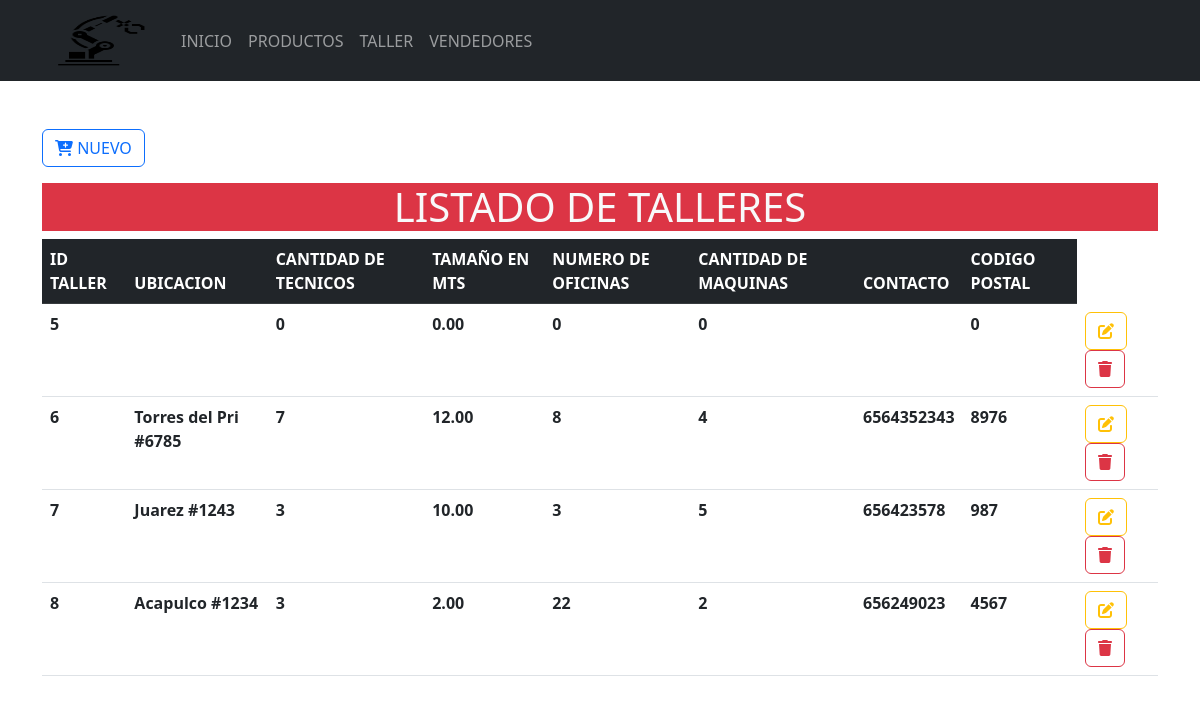
The page /Formularios/taller/index.php on the database its author committed.
### tables this page shows
CREATE TABLE `taller` (
  `id_taller` int(10) NOT NULL,
  `ubicacion` varchar(50) NOT NULL,
  `cant_tecnicos` int(50) NOT NULL,
  `tamano_mts` decimal(10,2) NOT NULL,
  `num_oficinas` int(50) NOT NULL,
  `cant_maquinas` int(50) NOT NULL,
  `contacto` varchar(50) NOT NULL,
  `cod_postal` int(50) NOT NULL
);

### Formularios/taller/index.php (the view, shortened to what this page needs)
<?php
include_once("../../config/conexion.php")
?>
<!doctype html>
<html lang="es">
<head>
    <link rel="stylesheet" href="<?php echo base_url; ?>css/bootstrap.min.css">
<body>
    <header>
        <nav class="navbar navbar-expand-lg bg-dark" data-bs-theme="dark">
            <div class="container">
                <a class="navbar-brand" href="<?php echo base_url; ?>">
                    <img src="<?php echo base_url; ?>img/logo.png" alt="logo" height="55" width="115">
                </a>
                <div class="collapse navbar-collapse" id="mi-menu">
                    <ul class="navbar-nav">
                        <li class="nav-item">
                            <a class="nav-link" href="<?php echo base_url; ?>">INICIO</a>
                        </li>
                        <li class="nav-item">
                            <a class="nav-link" href="<?php echo base_url; ?>Formularios/productos/index.php">PRODUCTOS</a>
                        </li>
                        <li class="nav-item">
                            <a class="nav-link" href="<?php echo base_url; ?>Formularios/taller/index.php">TALLER</a>
                        </li>
                        <li class="nav-item">
                            <a class="nav-link" href="<?php echo base_url; ?>Formularios/vendedores/index.php">VENDEDORES</a>
                        </li>
                    </ul>
                </div>
            </div>
        </nav>
    </header>
    <div class="container-lg mt-5">
        <a href="crear.php" type="button" class="btn btn-outline-primary mb-3">
            <i class="fa-solid fa-cart-plus fa-beat"></i>
            NUEVO
        </a>
        <h1 class="text-center bg-danger text-light ">LISTADO DE TALLERES</h1>
        <div class="table-responsive-sm">
            <table class="table table-hover">
                <thead class="table-dark">
                    <tr>
                        <th scope="col">ID TALLER</th>
                        <th scope="col">UBICACION</th>
                        <th scope="col">CANTIDAD DE TECNICOS</th>
                        <th scope="col">TAMAÑO EN MTS</th>
                        <th scope="col">NUMERO DE OFICINAS</th>
                        <th scope="col">CANTIDAD DE MAQUINAS</th>
                        <th scope="col">CONTACTO</th>
                        <th scope="col">CODIGO POSTAL</th>
                    </tr>
                </thead>
                <tbody>
                    <?php
                    $sql = $conexion->query("SELECT * FROM taller");
                    while ($resultado = $sql->fetch_assoc()) {
                    ?>
                        <tr>
                            <th scope="row"><?php echo $resultado['id_taller'] ?></th>
                            <th scope="row"><?php echo $resultado['ubicacion'] ?></th>
                            <th scope="row"><?php echo $resultado['cant_tecnicos'] ?></th>
                            <th scope="row"><?php echo $resultado['tamano_mts'] ?></th>
                            <th scope="row"><?php echo $resultado['num_oficinas'] ?></th>
                            <th scope="row"><?php echo $resultado['cant_maquinas'] ?></th>
                            <th scope="row"><?php echo $resultado['contacto'] ?></th>
                            <th scope="row"><?php echo $resultado['cod_postal'] ?></th>
                            <th scope="row">
                                <a href="<?php echo base_url; ?>Formularios/taller/actualizar.php?Id=<?php echo $resultado['id_taller'] ?>" class="btn btn-outline-warning">
                                    <i class="fa-solid fa-pen-to-square fa-beat"></i>
                                </a>
                                <a href="<?php echo base_url; ?>CRUDC/eliminarDatos.php?Id=<?php echo $resultado['id_taller'] ?>" class="btn btn-outline-danger">
                                    <i class="fa-solid fa-trash fa-beat"></i>
                                </a>
                            </th>
                        </tr>
                    <?php
                    }
                    ?>
                </tbody>
            </table>
        </div>
    </div>
</body>
</html>

### rows shown on the page
taller: id_taller "5", cant_tecnicos "0", tamano_mts "0.00", num_oficinas "0", cant_maquinas "0", cod_postal "0"
taller: id_taller "6", ubicacion "Torres del Pri #6785", cant_tecnicos "7", tamano_mts "12.00", num_oficinas "8", cant_maquinas "4", contacto "6564352343", cod_postal "8976"
taller: id_taller "7", ubicacion "Juarez #1243", cant_tecnicos "3", tamano_mts "10.00", num_oficinas "3", cant_maquinas "5", contacto "656423578", cod_postal "987"
taller: id_taller "8", ubicacion "Acapulco #1234", cant_tecnicos "3", tamano_mts "2.00", num_oficinas "22", cant_maquinas "2", contacto "656249023", cod_postal "4567"
